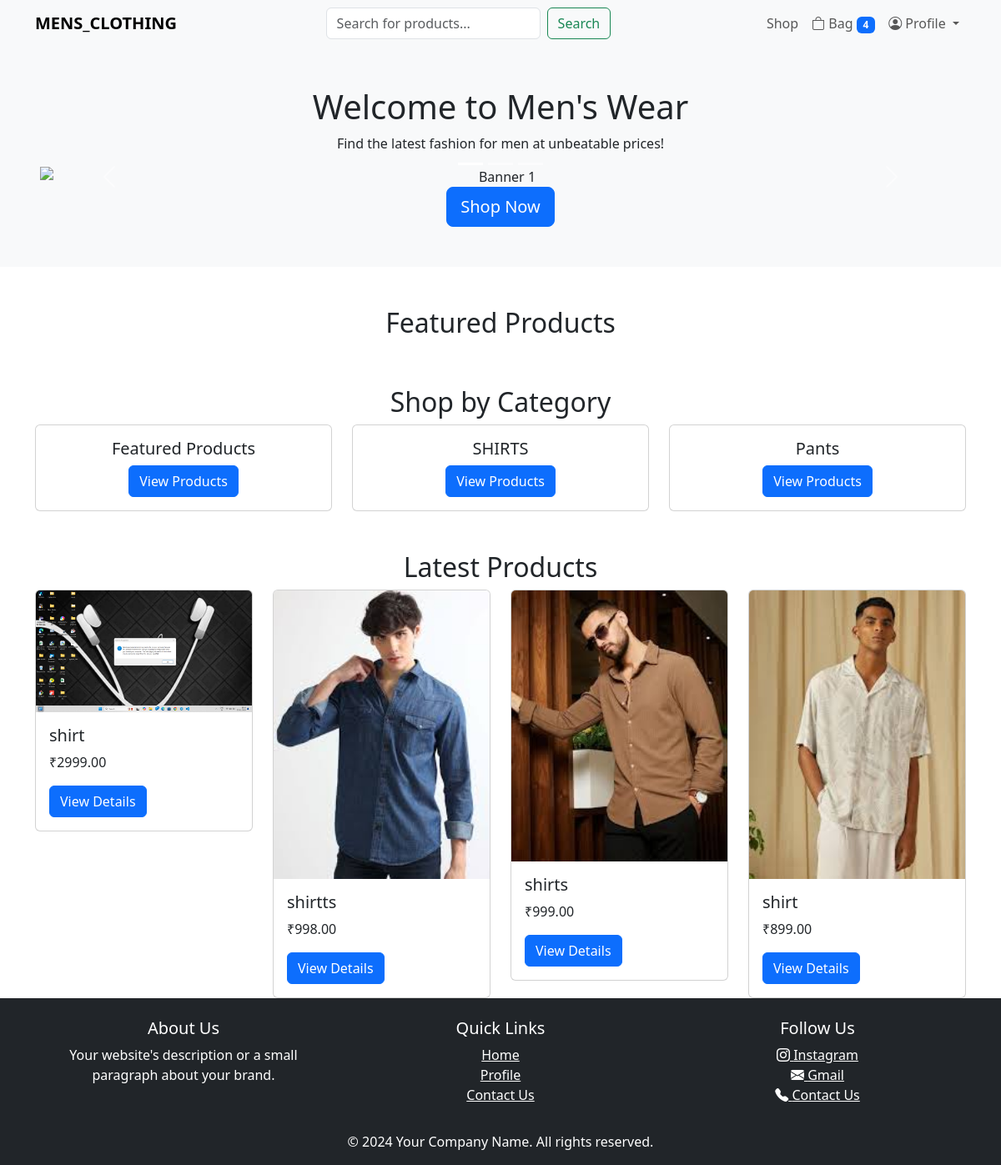
/home/, run on the app's committed database.
### smileapp/models.py (models this page shows, shortened)
class Category(models.Model):
    name = models.CharField(max_length=255)
    slug = models.SlugField(unique=True)

class Product(models.Model):
    category = models.ForeignKey('Category', related_name='products', on_delete=models.CASCADE)
    name = models.CharField(max_length=200, db_index=True)
    image = models.ImageField(upload_to='products/%Y/%m/%d', blank=True, null=True)
    slug = models.SlugField(max_length=200, unique=True, default='default-slug')
    description = models.TextField(blank=True)
    price = models.DecimalField(max_digits=10, decimal_places=2)
    stock = models.PositiveIntegerField()
    available = models.BooleanField(default=True)
    created = models.DateTimeField(default=timezone.now)
    updated = models.DateTimeField(auto_now=True)
    is_featured = models.BooleanField(default=False)
    class Meta:
        ordering = ['-created']
        indexes = [
            models.Index(fields=['id', 'slug']),
            models.Index(fields=['name', 'slug']),
        ]

### smileapp/views.py (the view)
# urls.py: 2. Add a URL to urlpatterns:  path('', views.home, name='home')
def home(request):
    featured_products = Product.objects.filter(is_featured=True)[:4]
    latest_products = Product.objects.order_by('-created')[:4]
    categories = Category.objects.all()
    cart_item_count = 4
    context = {
        'featured_products': featured_products,
        'latest_products': latest_products,
        'categories': categories,
        'cart_item_count': cart_item_count,
    }
    return render(request, 'home.html', context)

### templates/home.html (shortened to what this page needs)
<!DOCTYPE html>
<html lang="en">
<head>
    <link href="https://cdn.jsdelivr.net/npm/bootstrap@5.3.0/dist/css/bootstrap.min.css" rel="stylesheet">
    {% load static %}
    <link rel="stylesheet" href="https://cdnjs.cloudflare.com/ajax/libs/bootstrap-icons/1.8.1/font/bootstrap-icons.min.css">
</head>
<body>
    <nav class="navbar navbar-expand-lg navbar-light bg-light" style="display: flex;">
        <div class="container">
            <a class="navbar-brand" href="{% url 'home' %}"><b>MENS_CLOTHING</b></a>
            <div class="collapse navbar-collapse" id="navbarNav">
                <form class="d-flex ms-auto me-3" action="{% url 'product_list' %}" method="get">
                    <input class="form-control me-2" type="search" placeholder="Search for products..." aria-label="Search" name="q">
                    <button class="btn btn-outline-success" type="submit">Search</button>
                </form>
                <ul class="navbar-nav ms-auto">
                    <li class="nav-item">
                        <a class="nav-link" href="{% url 'product_list' %}">Shop</a>
                    </li>
                    <li class="nav-item">
                        <a class="nav-link" href="{% url 'cart_view' %}">
                            <i class="bi bi-bag"></i> Bag
                            <span class="badge bg-primary">{{ cart_item_count }}</span>
                        </a>
                    </li>
                    <li class="nav-item dropdown">
                        <a class="nav-link dropdown-toggle" href="#" id="navbarDropdown" role="button" data-bs-toggle="dropdown" aria-expanded="false">
                            <i class="bi bi-person-circle"></i> Profile
                        </a>
                    </li>
                </ul>
            </div>
        </div>
    </nav>
    <div class="container-fluid p-5 bg-light text-center">
        <h1>Welcome to Men's Wear</h1>
        <p>Find the latest fashion for men at unbeatable prices!</p>
        <div id="carouselExampleIndicators" class="carousel slide" data-bs-ride="carousel">
            <div class="carousel-indicators">
                <button type="button" data-bs-target="#carouselExampleIndicators" data-bs-slide-to="0" class="active" aria-current="true" aria-label="Slide 1"></button>
                <button type="button" data-bs-target="#carouselExampleIndicators" data-bs-slide-to="1" aria-label="Slide 2"></button>
                <button type="button" data-bs-target="#carouselExampleIndicators" data-bs-slide-to="2" aria-label="Slide 3"></button>
            </div>
            <div class="carousel-inner">
                <div class="carousel-item active">
                    <img src="https://tse3.mm.bing.net/th?id=OIP.0e00rI9xHW2Ae6y38heFLAHaD3&pid=Api&P=0&h=180" class="d-block w-100" alt="Banner 1">
                </div>
            </div>
            <button class="carousel-control-prev" type="button" data-bs-target="#carouselExampleIndicators" data-bs-slide="prev">
                <span class="carousel-control-prev-icon" aria-hidden="true"></span>
            </button>
            <button class="carousel-control-next" type="button" data-bs-target="#carouselExampleIndicators" data-bs-slide="next">
                <span class="carousel-control-next-icon" aria-hidden="true"></span>
            </button>
        </div>
        <a href="{% url 'product_list' %}" class="btn btn-primary btn-lg">Shop Now</a>
    </div>
    <div class="container mt-5">
        <h2 class="text-center">Featured Products</h2>
    </div>
<div class="container mt-5">
    <h2 class="text-center">Shop by Category</h2>
    <div class="row">
        {% for category in categories %}
            <div class="col-md-4">
                <div class="card text-center">
                    <div class="card-body">
                        <h5 class="card-title">{{ category.name }}</h5>
                        <a href="{% url 'product_list_by_category' category.slug %}" class="btn btn-primary">View Products</a>
                    </div>
                </div>
            </div>
        {% endfor %}
    </div>
</div>
    <div class="container mt-5">
        <h2 class="text-center">Latest Products</h2>
        <div class="row">
            {% for product in latest_products %}
                <div class="col-md-3">
                    <div class="card">
                        {% if product.image %}
                            <img src="{{ product.image.url }}" class="card-img-top" alt="{{ product.name }}">
                        {% else %}
                            <img src="{% static 'path/to/default/image.jpg' %}" class="card-img-top" alt="Default Image">
                        {% endif %}
                        <div class="card-body">
                            <h5 class="card-title">{{ product.name }}</h5>
                            <p class="card-text">₹{{ product.price }}</p>
                            <a href="{% url 'product_detail' product.id product.slug %}" class="btn btn-primary">View Details</a>
                        </div>
                    </div>
                </div>
            {% endfor %}
        </div>
    </div>
<footer class="bg-dark text-white pt-4">
    <div class="container text-center text-md-left">
        <div class="row">
            <div class="col-md-4">
                <h5>About Us</h5>
                <p>Your website's description or a small paragraph about your brand.</p>
            </div>
            <div class="col-md-4">
                <h5>Quick Links</h5>
                <ul class="list-unstyled">
                    <li><a href="{% url 'home' %}" class="text-white">Home</a></li>
                    <li><a href="{% url 'profile' %}" class="text-white">Profile</a></li>
                    <li><a href="{% url 'contact_view' %}" class="text-white">Contact Us</a></li>
                </ul>
            </div>
            <div class="col-md-4">
                <h5>Follow Us</h5>
                <ul class="list-unstyled">
                    <li>
                        <a href="https://www.instagram.com/your_username" target="_blank" class="text-white">
                            <i class="bi bi-instagram"></i> Instagram
                        </a>
                    </li>
                    <li>
                        <a href="mailto:your_email@gmail.com" class="text-white">
                            <i class="bi bi-envelope-fill"></i> Gmail
                        </a>
                    </li>
                    <li>
                        <a href="{% url 'contact_view' %}" class="text-white">
                            <i class="bi bi-telephone-fill"></i> Contact Us
                        </a>
                    </li>
                </ul>
            </div>
        </div>
    </div>
    <div class="text-center py-3">
        &copy; 2024 Your Company Name. All rights reserved.
    </div>
</footer>
</body>
</html>

### data on the page
Category: name "Featured Products"
Category: name "SHIRTS"
Category: name "Pants"
Product: image (picture), name "shirt", price "2999.00"
Product: image (picture), name "shirtts", price "998.00"
Product: image (picture), name "shirts", price "999.00"
Product: image (picture), name "shirt", price "899.00"

### other printed values
{{ cart_item_count }} "4"
